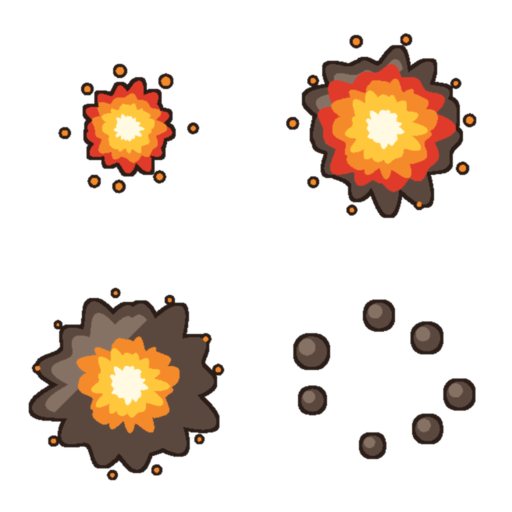
#> input picture art_src/vfx/raw/_ref_hit_explode.png, 1024 x 1024 px, given in place of codex_marks.png, which was not available (shown at 1/2 size)
$ python process_codex_art.py
#> lines starting #> are read from the running program, lines starting #| are printed output that depends on the picture; pictures that were not available may be replaced by others from this repository, and a replacement may not be noted
### docs/prompt/ui/process_ui_icons.py
#!/usr/bin/env python3
"""把 4x4 洋红底图标大图切成 16 张透明 PNG，压平渐变，归一化成统一画布。

为什么不用 rembg：这批图标有很粗的深色描边，rembg 常把描边外沿一起吃掉；
底色是纯洋红，键控更准也更快。

为什么要归一化成正方形画布：UiKit.Icon 用 preserveAspect 渲染，
如果按内容紧裁，宽扁的「横扫」和瘦高的「墨瓶」在同一个 size 下视觉大小会差很多。
统一放进 128x128、内容占 82%，各图标的视觉重量才一致。

    .venv-mock/bin/python docs/prompt/ui/process_ui_icons.py [大图名] [--flat N]

大图名默认 ui_icons_flat3.png。--flat N 指定量化色数，0 表示不压平。
"""
import os
import sys
from collections import Counter

from PIL import Image, ImageFilter

ASSETS = os.environ.get(
    "GAME_ASSETS", "/Users/rosa/rosa_games/game_assets/black-rosa/assets")
SPLIT = os.path.join(ASSETS, "split")
NOBG = os.path.join(ASSETS, "nobg")
FINAL = os.path.join(ASSETS, "final")

CANVAS = 128
CONTENT = 0.82          # 内容占画布比例
COLS, ROWS = 4, 4

NAMES = [
    "ico_damage", "ico_guns", "ico_rate", "ico_gold",
    "ico_hp", "ico_burst", "ico_halt", "ico_rage",
    "ico_sweep", "ico_splash", "ico_mend", "ico_stamina",
    "ico_ink", "ico_star", "ico_energy", "ico_lock",
]

SRC = "ui_icons_flat3.png"
FLAT = 6
CONTACT = "_contact.png"
_args = sys.argv[1:]
if _args and not _args[0].startswith("--"):
    SRC = _args.pop(0)


def _opt(flag, cast=str, default=None):
    if flag not in _args:
        return default
    return cast(_args[_args.index(flag) + 1])


FLAT = _opt("--flat", int, FLAT)
# 底栏图标是单独一张 2x2 的图，网格和名字都和主图标表不一样，
# 所以这三项可以从命令行覆盖，不用再抄一份两百行的切图流程。
COLS = _opt("--cols", int, COLS)
ROWS = _opt("--rows", int, ROWS)
CANVAS = _opt("--canvas", int, CANVAS)
_names = _opt("--names", str)
if _names:
    NAMES = _names.split(",")
CONTACT = _opt("--contact", str, CONTACT)
RAW = os.path.join(ASSETS, "raw", SRC)


def bg_color(img):
    """从四条边采样背景色，用中位数避免个别像素带偏。"""
    w, h = img.size
    px = img.load()
    samples = []
    for x in range(0, w, 4):
        samples.append(px[x, 0][:3])
        samples.append(px[x, h - 1][:3])
    for y in range(0, h, 4):
        samples.append(px[0, y][:3])
        samples.append(px[w - 1, y][:3])
    samples.sort()
    return samples[len(samples) // 2]


def key_out(cell, bg, t0=58.0, t1=104.0):
    """洋红键控。先按色距算 alpha，再腐蚀 1px 去掉彩色毛边，最后轻微羽化。"""
    cell = cell.convert("RGBA")
    w, h = cell.size
    px = cell.load()
    br, bg_, bb = bg
    alpha = Image.new("L", (w, h))
    ap = alpha.load()
    span = max(1.0, t1 - t0)
    for y in range(h):
        for x in range(w):
            r, g, b, _ = px[x, y]
            d = ((r - br) ** 2 + (g - bg_) ** 2 + (b - bb) ** 2) ** 0.5
            t = (d - t0) / span
            ap[x, y] = 0 if t <= 0 else (255 if t >= 1 else int(t * 255))
    # 腐蚀一圈去洋红毛边。腐蚀量必须跟着格子尺寸走：2048 的大图每格 512px，
    # 溢色带有好几像素宽，只腐蚀 1px 会把洋红残留留在深描边里 —— 量化时它会被
    # 固化成一个栗红色槽（实测最暗色出现 (124,36,61) 这种 R、B 同时高过 G 的值），
    # 16 张图的描边色就散了。描边本身很厚，按比例掉 2~3px 在成品 128px 上看不出来。
    k = 3 if w < 200 else (5 if w < 400 else 7)
    alpha = alpha.filter(ImageFilter.MinFilter(k))
    alpha = alpha.filter(ImageFilter.GaussianBlur(max(0.6, w / 420.0)))
    cell.putalpha(alpha)
    return cell


def drop_bleed(img, keep_ratio=0.30, thr=40):
    """丢掉邻格越界进来的碎片。

    等分切格时，相邻图标的尖端会越过边界落进本格；归一化按包围盒算，
    碎片会把包围盒撑大，真图标就被缩小还偏心。
    判据：连通块「贴着格子边缘」且「面积远小于主体」才删 —— 真图标四周有
    留白不会碰边，而越界碎片必然碰边。这样又不会误删速度线、定身的小顿点
    那类合法的分离细节（它们不碰边）。
    """
    w, h = img.size
    a = img.split()[3].load()
    label = [[0] * w for _ in range(h)]
    comps = []          # (面积, 是否碰边, 像素表)
    cur = 0
    for sy in range(h):
        for sx in range(w):
            if a[sx, sy] <= thr or label[sy][sx]:
                continue
            cur += 1
            stack = [(sx, sy)]
            label[sy][sx] = cur
            pix = []
            edge = False
            while stack:
                x, y = stack.pop()
                pix.append((x, y))
                if x == 0 or y == 0 or x == w - 1 or y == h - 1:
                    edge = True
                for nx, ny in ((x + 1, y), (x - 1, y), (x, y + 1), (x, y - 1)):
                    if 0 <= nx < w and 0 <= ny < h and not label[ny][nx] and a[nx, ny] > thr:
                        label[ny][nx] = cur
                        stack.append((nx, ny))
            comps.append((len(pix), edge, pix))
    if not comps:
        return img, 0
    biggest = max(c[0] for c in comps)
    alpha = img.split()[3]
    ap = alpha.load()
    killed = 0
    for area, edge, pix in comps:
        if edge and area < biggest * keep_ratio:
            for x, y in pix:
                ap[x, y] = 0
            killed += 1
    img = img.copy()
    img.putalpha(alpha)
    return img, killed


# [92 lines left out: functions flatten, normalize, main, not called in this run]


# [2 lines that do not run on import are left out]

### docs/prompt/ui/process_codex_art.py
#!/usr/bin/env python3
"""把图鉴标签、印鉴、卡框从洋红底大图切出来，键控成透明 PNG。"""
import os
import sys

from PIL import Image

HERE = os.path.dirname(os.path.abspath(__file__))
sys.path.insert(0, HERE)
from process_ui_icons import bg_color, drop_bleed, flatten, key_out  # noqa: E402

ASSETS = os.environ.get(
    "GAME_ASSETS", "/Users/rosa/rosa_games/game_assets/black-rosa/assets")
RAW = os.path.join(ASSETS, "raw")
DEST = os.path.abspath(os.path.join(HERE, "..", "..", "..", "Assets", "Resources", "Art", "Ui"))


def fit(img, canvas, content):
    bbox = img.getbbox()
    if bbox is None:
        return Image.new("RGBA", (canvas, canvas), (0, 0, 0, 0))
    art = img.crop(bbox)
    box = int(canvas * content)
    scale = box / max(art.width, art.height)
    art = art.resize((max(1, round(art.width * scale)),
                      max(1, round(art.height * scale))), Image.LANCZOS)
    out = Image.new("RGBA", (canvas, canvas), (0, 0, 0, 0))
    out.paste(art, ((canvas - art.width) // 2, (canvas - art.height) // 2), art)
    return out


def split(src, cols, rows, names, canvas=0, content=0.86, flat=6, t0=36.0, t1=88.0):
    img = Image.open(src).convert("RGBA")
    bg = bg_color(img)
    print(os.path.basename(src), "bg", bg, img.size)
    cw, ch = img.width // cols, img.height // rows
    out = []
    for i, name in enumerate(names):
        c, r = i % cols, i // cols
        cell = img.crop((c * cw, r * ch, (c + 1) * cw, (r + 1) * ch))
        cut = key_out(cell, bg, t0=t0, t1=t1)
        cut, _ = drop_bleed(cut)
        if flat:
            cut = flatten(cut, colors=flat)
        if canvas:
            cut = fit(cut, canvas, content)
        else:
            bbox = cut.getbbox()
            if bbox:
                cut = cut.crop(bbox)
        out.append((name, cut))
        print(" ", name, cut.size)
    return out


def save(items):
    os.makedirs(DEST, exist_ok=True)
    for name, im in items:
        path = os.path.join(DEST, name + ".png")
        im.save(path, optimize=True)
        print(" ->", os.path.basename(path), im.size, os.path.getsize(path))


def main():
    marks = os.path.join(RAW, "codex_marks.png")
    plates = os.path.join(RAW, "codex_plates.png")
    save(split(marks, 3, 2, [
        "codex_tab_glyph", "codex_tab_pair", "codex_tab_enemy",
        "codex_seal_off", "codex_seal_ready", "codex_seal_on",
    ], canvas=168, content=0.88, flat=0))
#> after the loop in bg_color, `for x in range(0, w, 4):`: samples = 512 items, first 6: (255, 255, 255), (255, 255, 255), (255, 255, 255), (255, 255, 255), (255, 255, 255), (255, 255, 255)
#> after the loop in bg_color, `for y in range(0, h, 4):`: samples = 1024 items, first 6: (255, 255, 255), (255, 255, 255), (255, 255, 255), (255, 255, 255), (255, 255, 255), (255, 255, 255)
#> in split, `bg = bg_color(img)`: bg = (255, 255, 255)
#| codex_marks.png bg (255, 255, 255) (1024, 1024)
#> in key_out, `br, bg_, bb = bg`: br = 255
#> in key_out, `alpha = Image.new("L", (w, h))`: alpha: PIL image 341x512 L; every value is 0
#> in key_out, `cell.putalpha(alpha)`:
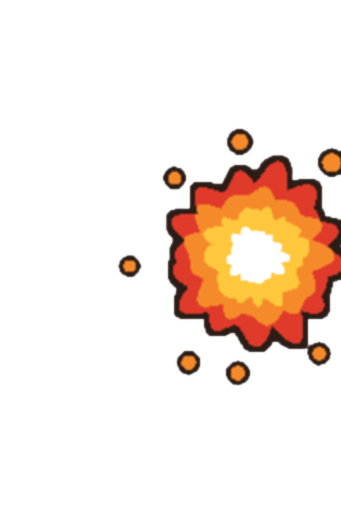
#> cell: PIL image 341x512 RGBA; mean R, G, B, A 243.6, 229.5, 219.7, 38.4; transparent parts drawn white
#> in fit, `bbox = img.getbbox()`: bbox = (116, 127, 341, 387)
#> in fit, `art = art.resize((max(1, round(art.width * scale)), max(1, round(art.h..`:
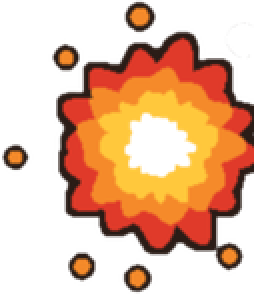
#> art: PIL image 127x147 RGBA (shown 2 times larger); mean R, G, B, A 92.8, 51.2, 23, 112.3; transparent parts drawn white
#> in fit, `out = Image.new("RGBA", (canvas, canvas), (0, 0, 0, 0))`: out: PIL image 168x168 RGBA; every value is 0
#> in fit, `out.paste(art, ((canvas - art.width) // 2, (canvas - art.height) // 2)..`:
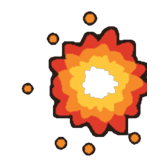
#> out: PIL image 168x168 RGBA; mean R, G, B, A 56.9, 29.9, 12.2, 72.5; transparent parts drawn white
#|   codex_tab_glyph (168, 168)
#> the loop in save, `for name, im in items:` made 6 passes
#> name on passes 1 to 6: 'codex_tab_glyph', 'codex_tab_pair', 'codex_tab_enemy', 'codex_seal_off', 'codex_seal_ready', 'codex_seal_on'
#|  -> codex_tab_glyph.png (168, 168) 16358
#|  -> codex_tab_pair.png (168, 168) 5880
#|  -> codex_tab_enemy.png (168, 168) 16292
#|  -> codex_seal_off.png (168, 168) 15403
#|  -> codex_seal_ready.png (168, 168) 8132
#|  -> codex_seal_on.png (168, 168) 7663
    save(split(plates, 2, 2, [
        "codex_card", "codex_card_on", "codex_card_dim", "codex_plaque",
    ], canvas=0, content=1, flat=0, t0=28.0, t1=72.0))
#> call 2 of split, with cols = 2, rows = 2, canvas = 0, content = 1, flat = 0, t0 = 28, t1 = 72
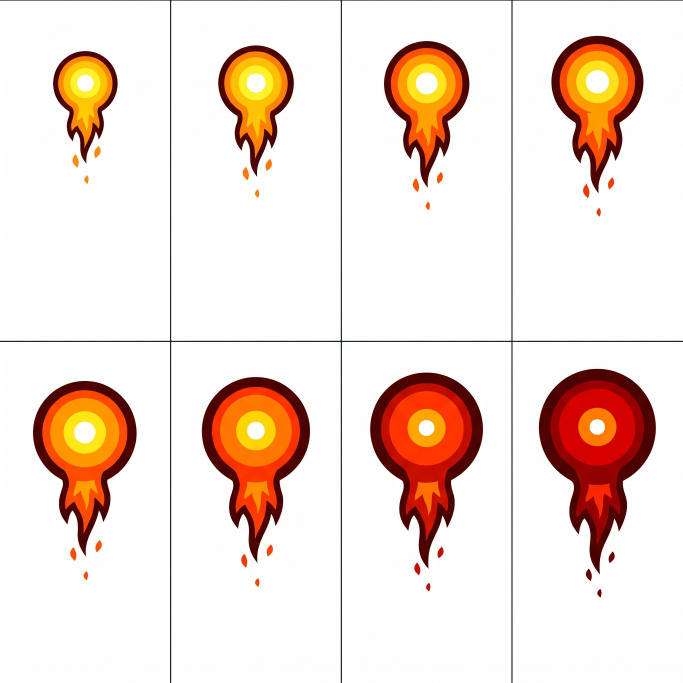
#> input picture art_src/vfx/raw/fire_v2_ball.png, 2048 x 2048 px, given in place of codex_plates.png, which was not available (shown at 1/3 size)
#> in split (call 2), `bg = bg_color(img)`: bg = (253, 253, 253)
#| codex_plates.png bg (253, 253, 253) (2048, 2048)
#> in key_out (call 7), `br, bg_, bb = bg`: br = 253
#> in key_out (call 7), `alpha = Image.new("L", (w, h))`: alpha: PIL image 1024x1024 L; every value is 0
#> in key_out (call 7), `alpha = alpha.filter(ImageFilter.MinFilter(k))`:
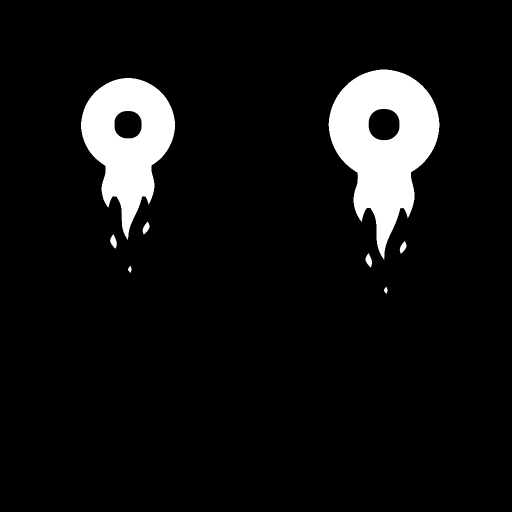
#> alpha: PIL image 1024x1024 L (shown at 1/2 size); min 0, max 255, mean 19.2
#> in key_out (call 7), `cell.putalpha(alpha)`:
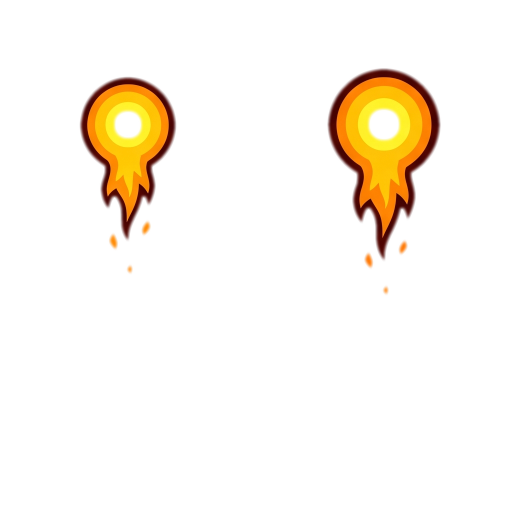
#> cell: PIL image 1024x1024 RGBA (shown at 1/2 size); mean R, G, B, A 246.7, 241, 231.2, 19.2; transparent parts drawn white
#> in split (call 2), `bbox = cut.getbbox()`: bbox = (156, 133, 885, 593)
#> in split (call 2), `cut = cut.crop(bbox)`:
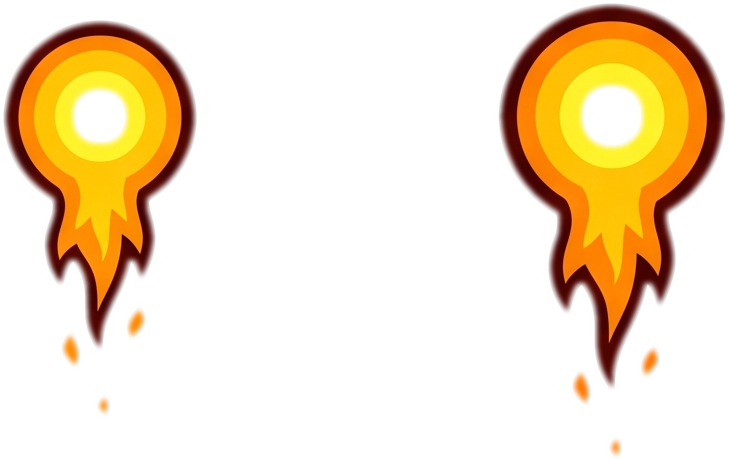
#> cut: PIL image 729x460 RGBA; mean R, G, B, A 236.9, 217.7, 188.1, 60.1; transparent parts drawn white
#|   codex_card (729, 460)
#> the loop in save (call 2), `for name, im in items:` made 4 passes
#|  -> codex_card.png (729, 460) 358888
#|  -> codex_card_on.png (785, 545) 455970
#|  -> codex_card_dim.png (837, 632) 554048
#|  -> codex_plaque.png (864, 688) 605207


# [333 lines left out: functions _bg, _cut, _dehalo, _paper, _shrink, _border and 3 more, not called in this run]


if __name__ == "__main__":
    if len(sys.argv) > 1 and sys.argv[1] == "v2":
        v2()
    elif len(sys.argv) > 1 and sys.argv[1] == "guide":
        guide()
    else:
        main()
